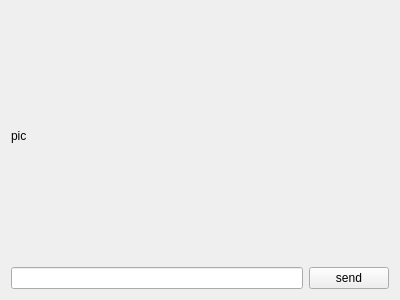
<?xml version="1.0" encoding="UTF-8"?>
<ui version="4.0">
 <class>AiPaint</class>
 <widget class="QWidget" name="AiPaint">
  <property name="geometry">
   <rect>
    <x>0</x>
    <y>0</y>
    <width>400</width>
    <height>300</height>
   </rect>
  </property>
  <property name="windowTitle">
   <string>Form</string>
  </property>
  <layout class="QVBoxLayout" name="verticalLayout_2">
   <item>
    <layout class="QVBoxLayout" name="verticalLayout">
     <item>
      <widget class="QLabel" name="picLabel">
       <property name="text">
        <string>pic</string>
       </property>
      </widget>
     </item>
     <item>
      <layout class="QHBoxLayout" name="horizontalLayout">
       <item>
        <widget class="QLineEdit" name="constraint"/>
       </item>
       <item>
        <widget class="QPushButton" name="sendBtn">
         <property name="text">
          <string>send</string>
         </property>
        </widget>
       </item>
      </layout>
     </item>
    </layout>
   </item>
  </layout>
 </widget>
 <resources/>
 <connections/>
</ui>
